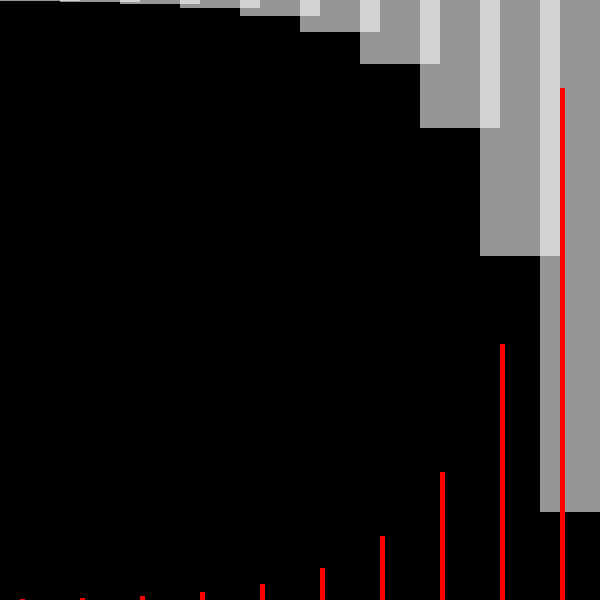
Frame 1 (no input)
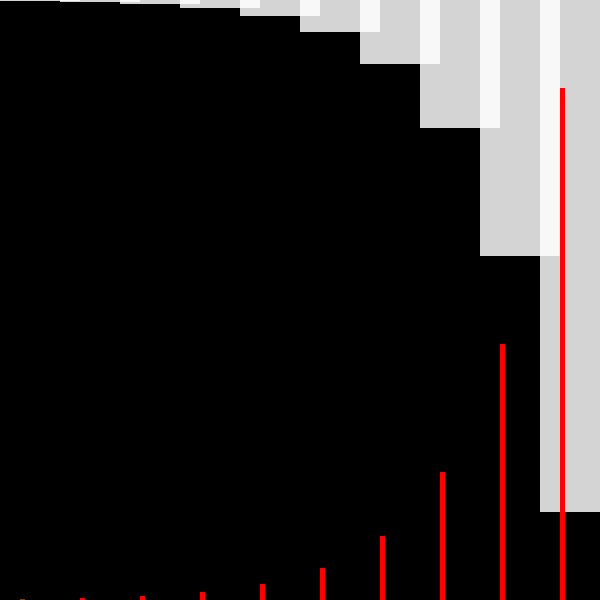
Frame 2 (the mouse pressed at the canvas centre, redrawn once)

The Processing sketch that drew these frames (run headless with seeded random() and noise(); the mouse was pressed at the canvas centre and the sketch redrawn once):

// Processing sketch: processing_9760
// ── processing_9760.pde

int index = 10;
int[] data = new int[index+1];

void setup () {
  size(600,600);
  background(0);
  int answer = two_power(index);
  /*
  print (data[0]);
  print (data[1]);
  print (data[2]);
  print (data[3]);
  print (data[4]);
  print (data[5]);
  print (data[6]);
  print (data[7]);
  print (data[8]);
  print (data[9]);
  print (data[10]);
  */
  
  println("2^" +index+ "=" +answer);
  noLoop();
}

void draw () {
  for(int i = 0; i < index+1; i++){
    noStroke();
    fill(255,150);
    rect(0+i*60,0,80,data[i]);
    fill(255,0,0);
    rect(20+i*60,600-data[i],5,data[i]);
  }
}

int two_power (int n) {
  if (n == 0){
    data[0] = 1; 
    return data[0];    
  }
  else{
    data[n] = 2 * two_power(n-1);
    return data[n];
  }
}
